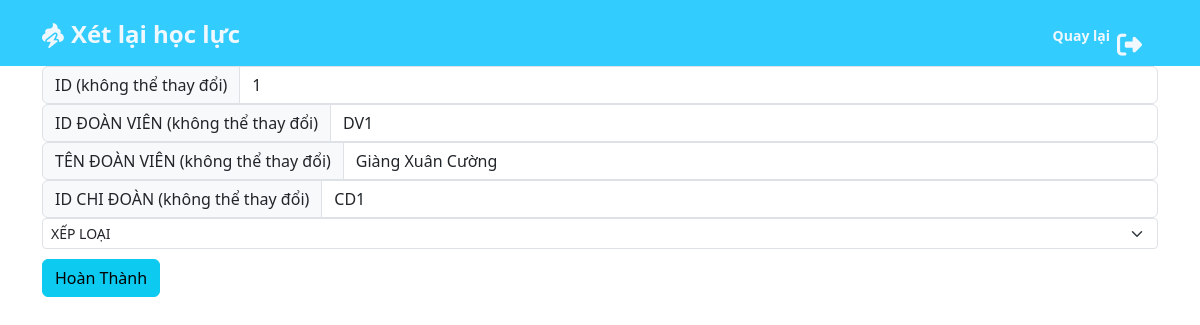
Screenshot of /php/chucnang/sua_dgtheonam.php?id=1 with the database file from the repository.
### tables this page shows
CREATE TABLE `dgtheonam` (
  `id` varchar(100) NOT NULL,
  `iddv` varchar(100) NOT NULL,
  `tendoanvien` varchar(250) NOT NULL,
  `idchidoan` varchar(100) NOT NULL,
  `xeploai` varchar(200) NOT NULL
);

### php/chucnang/sua_dgtheonam.php (the view, shortened to what this page needs)
<?php
$servername ="localhost:3306";
$username = "root";
$password = "";
$dbname = "btlphp";
$conn = new mysqli($servername, $username, $password, $dbname);
$nam = isset($_GET["id"]) ? $_GET["id"] : '';
$sql ="SELECT * FROM dgtheonam where id = '$nam'";
$resuilt = $conn->query($sql);
$row=$resuilt->fetch_assoc();
?>
<!DOCTYPE html>
<html lang="en">
<head>
        <link rel="stylesheet" href="https://cdn.jsdelivr.net/npm/swiper@8/swiper-bundle.min.css"/>
        <link rel="stylesheet" href="https://cdnjs.cloudflare.com/ajax/libs/font-awesome/6.2.1/css/all.min.css">
        <link href="https://cdn.jsdelivr.net/npm/bootstrap@5.3.2/dist/css/bootstrap.min.css" rel="stylesheet">
        <link rel="stylesheet" href="../index/style.css">
</head>
<body>
<header>
        <nav class="navbar" style="background-color: #33CCFF;">
            <div class="container" style="height: 50px; position: relative;">
              <a class="navbar-brand" href="#" style=" display: flex; position: absolute; top: 3px;">
                <i class="fa-solid fa-poo-storm" style="color: aliceblue; margin-right: 7px; margin-top: 7px; font-size: 25px;"></i>
                    <p style="font-size: 24px; font-weight: 900; color: aliceblue;">Xét lại học lực</p>
              </a>
              <a class="navbar-brand" href="../dgtheohk.php" style="  display: flex; position: absolute; right: 5px; top: 2px;  margin-top: 10px; color: aliceblue;">
                    <p style="font-size: 14px; font-weight: bold;">Quay lại</p>
                    <i class="fa-solid fa-right-from-bracket" style="margin-left: 7px; font-size: 25px;"></i>
              </a>
            </div>
          </nav>
    </header>
        <div class="container">
            <form method="post">
            <div class="input-group flex-nowrap">
                    <span class="input-group-text" id="addon-wrapping" >ID (không thể thay đổi)</span>
                    <input type="text" class="form-control" name="id" placeholder="ID" aria-label="Username" aria-describedby="addon-wrapping" value="<?php echo isset($row["id"]) ? $row["id"] : '';?>">
            </div>
            <div class="input-group flex-nowrap">
                    <span class="input-group-text" id="addon-wrapping" >ID ĐOÀN VIÊN (không thể thay đổi)</span>
                    <input type="text" class="form-control" name="iddv" placeholder="ID đoàn viên" aria-label="Username" aria-describedby="addon-wrapping" value="<?php echo isset($row["iddv"]) ? $row["iddv"] : '';?>">
            </div>
            <div class="input-group flex-nowrap">
                    <span class="input-group-text" id="addon-wrapping" >TÊN ĐOÀN VIÊN (không thể thay đổi)</span>
                    <input type="text" class="form-control" name="tendoanvien" placeholder="Tên đoàn viên" aria-label="Username" aria-describedby="addon-wrapping" value="<?php echo isset($row["tendoanvien"]) ? $row["tendoanvien"] : '';?>">
            </div>
            <div class="input-group flex-nowrap">
                    <span class="input-group-text" id="addon-wrapping" >ID CHI ĐOÀN (không thể thay đổi)</span>
                    <input type="text" class="form-control" name="idchidoan" placeholder="ID chi đoàn" aria-label="Username" aria-describedby="addon-wrapping" value="<?php echo isset($row["idchidoan"]) ? $row["idchidoan"] : '';?>">
            </div>
            <select name="xeploai" id="iddv" class="form-select form-select-sm" aria-label="Small select example">
                <option selected>XẾP LOẠI</option>
          </select>
            <button id="sumnit" name="btn" class="btn btn-info" style="margin-top: 10px;">Hoàn Thành</button>
            </form>
        </div>
</body>
</html>

### index/style.css (style rules this page uses)
.navbar { background-color: #33CCFF; }
.container { height: 50px; position: relative; }
.navbar-brand { display: flex; position: absolute; top: 3px; }
.fa-solid { color: aliceblue; margin-right: 7px; margin-top: 7px; font-size: 25px; }

### rows the page displays
dgtheonam: id "1", iddv "DV1", tendoanvien "Giàng Xuân Cường", idchidoan "CD1"
